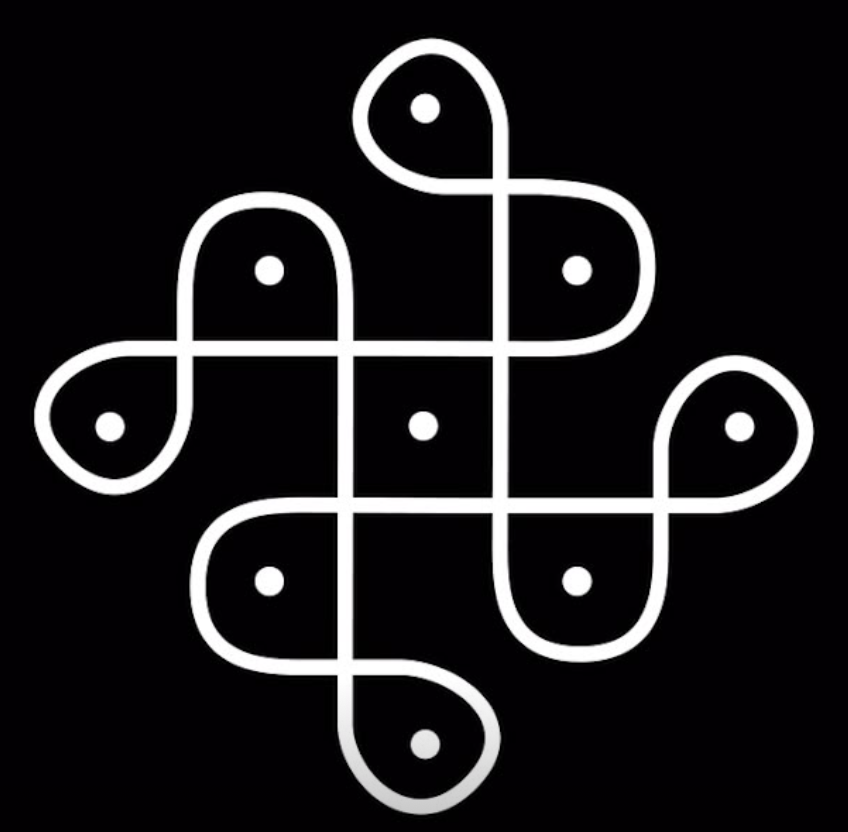
#> input picture assets/kolam.png, 848 x 832 px
$ python kolam_from_image.py ../assets/kolam.png
#> lines starting #> are read from the running program, lines starting #| are printed output that depends on the picture; after the words box and inside, x2 and y2 are one past the last pixel; in counts of white or black regions, pixels touching at a corner belong together; long printed decimals are rounded
# kolam_from_image.py
import sys
import cv2
import numpy as np
import matplotlib.pyplot as plt
from skimage.morphology import skeletonize
from scipy import ndimage
from scipy.interpolate import splprep, splev
import networkx as nx
from sklearn.neighbors import KDTree
from shapely.geometry import Point
from math import cos, sin, radians, atan2, degrees

# -------------------------
# Utility / preprocessing
# -------------------------
def read_and_preprocess(path, show=False):
#> called with path = '../assets/kolam.png', show = False
    img = cv2.imread(path, cv2.IMREAD_GRAYSCALE)
#> img: shape (832, 848); min 0, max 255, mean 27.7
    if img is None:
        raise FileNotFoundError(path)
    # normalize and invert so strokes = 1
    _, th = cv2.threshold(img, 0, 255, cv2.THRESH_BINARY+cv2.THRESH_OTSU)
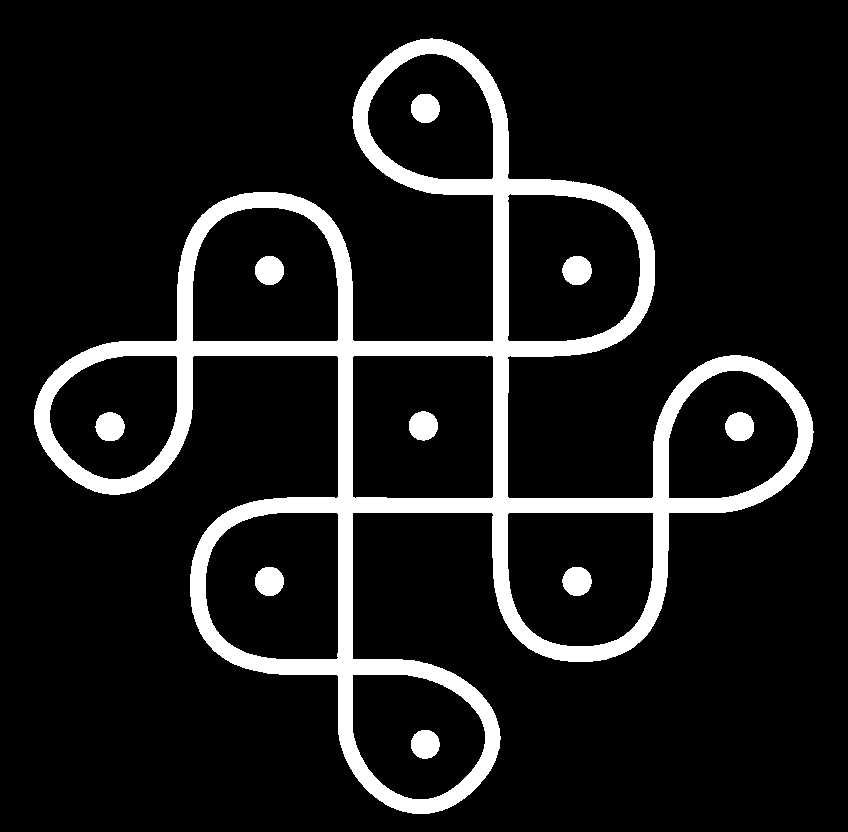
#> th: shape (832, 848); 10.9% white; 10 white regions, largest, box (x1, y1, x2, y2) and area: (34, 38, 814, 814) 71025, (562, 256, 592, 285) 687, (409, 411, 438, 441) 680
    binary = (th == 0).astype(np.uint8)  # strokes black -> 1
    # slight blur + morphological closing to join broken strokes
    binary = cv2.medianBlur((binary*255).astype(np.uint8), 3)//255
#> binary: shape (832, 848); values 0 (black) and 1 (white), 89.1% white; 10 black regions, largest, box (x1, y1, x2, y2) and area: (34, 38, 814, 814) 71041, (562, 256, 592, 285) 687, (409, 411, 438, 441) 680
    kernel = cv2.getStructuringElement(cv2.MORPH_ELLIPSE, (3,3))
    binary = cv2.morphologyEx(binary, cv2.MORPH_CLOSE, kernel)
    if show:
        plt.figure(); plt.title("Binary (strokes=1)"); plt.imshow(binary, cmap='gray'); plt.axis('off')
    return binary

# -------------------------
# Dot (pulli) detection
# -------------------------
def detect_dots(original_gray, binary_strokes):
    # Dots usually are separate small blobs; we find connected components on inverted strokes
    # create image with dots highlighted by distance transform local maxima
    inv = 1 - binary_strokes
    dist = ndimage.distance_transform_edt(inv)
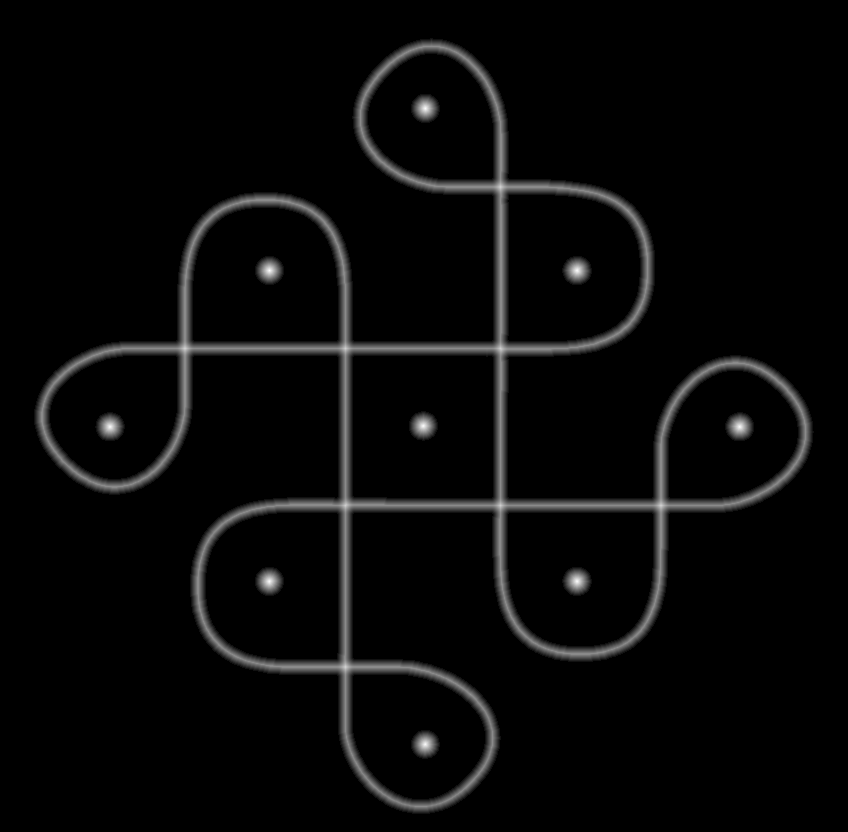
#> dist: shape (832, 848) float64; min 0, max 14.76, mean 0.485; drawn with min black and max white
    # find peaks
    coords = np.column_stack(ndimage.maximum_position(dist))
#> coords = [[270, 269]]
    # fallback: connected components of inv
    labels, n = ndimage.label(inv)
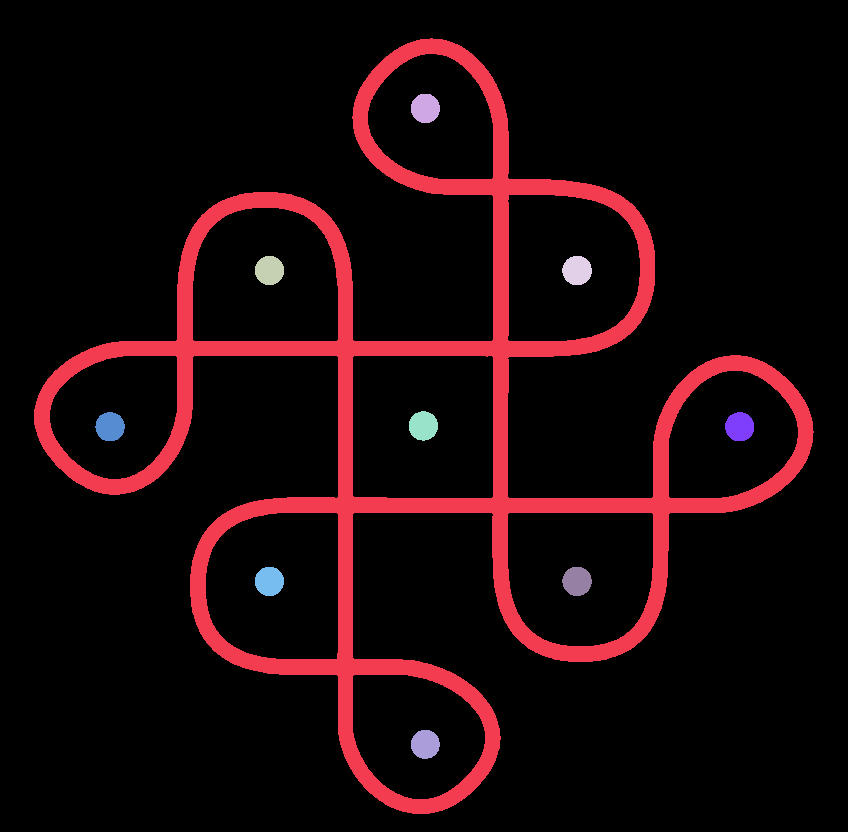
#> labels: shape (832, 848) int32; 11 distinct labels, from 0 to 10; one colour per label, 0 black
#> n = 10
    centers = []
    for lab in range(1, n+1):
        ys, xs = np.where(labels==lab)
        if len(xs)==0: continue
        cx = xs.mean(); cy = ys.mean()
        centers.append((cx, cy))
#> this loop made 10 passes
#> (cx, cy) on passes 1 to 10: (423.5, 426.1), (424.9, 107.9), (269, 270), (576.6, 270), (422.9, 425.4), (109.6, 426.2), (739.2, 426.3), (268.9, 580.9), (576.6, 580.9), (424.9, 743.9)
#> after the loop, centers = [(423.5, 426.1), (424.9, 107.9), (269, 270), (576.6, 270), (422.9, 425.4), (109.6, 426.2), (739.2, 426.3), (268.9, 580.9), (576.6, 580.9), (424.9, 743.9)]
    # dedupe and return
    pts = np.array(centers)
#> pts = [[423.5, 426.1], [424.9, 107.9], [269, 270], [576.6, 270], [422.9, 425.4], [109.6, 426.2], [739.2, 426.3], [268.9, 580.9], [576.6, 580.9], [424.9, 743.9]]
    if pts.size==0:
        return np.zeros((0,2))
    # optionally cluster to remove near duplicates
    tree = KDTree(pts)
    keep = []
    used = set()
    for i,p in enumerate(pts):
        if i in used: continue
        idx = tree.query_radius([p], r=3)[0]
        used.update(idx.tolist())
        keep.append(pts[idx].mean(axis=0))
#> this loop made 10 passes
#> (p, idx) on passes 1, 2, 3, 4, 6, 7, 8, 9, 10: ([423.5, 426.1], [0, 4]), ([424.9, 107.9], [1]), ([269, 270], [2]), ([576.6, 270], [3]), ([109.6, 426.2], [5]), ([739.2, 426.3], [6]), ([268.9, 580.9], [7]), ([576.6, 580.9], [8]), ([424.9, 743.9], [9])
#> after the loop, keep = [[423.2, 425.8], [424.9, 107.9], [269, 270], [576.6, 270], [109.6, 426.2], [739.2, 426.3], [268.9, 580.9], [576.6, 580.9], [424.9, 743.9]]; used = 10 items
    return np.array(keep)

# -------------------------
# Skeletonize strokes and extract paths / junctions
# -------------------------# -------------------------
# Skeletonize strokes and extract paths / junctions
# -------------------------
def skeleton_and_graph(binary_strokes, show=False):
    # skeletonize expects boolean image
    skel = skeletonize(binary_strokes==1).astype(np.uint8)
    if show:
        plt.figure(); plt.title("skeleton"); plt.imshow(skel, cmap='gray'); plt.axis('off')

    H, W = skel.shape

    # neighbors in (x,y) ordering -> (col, row)
    def neighbors_xy(x, y):
        for dy in (-1, 0, 1):
            for dx in (-1, 0, 1):
                if dx == 0 and dy == 0:
                    continue
                nx = x + dx
                ny = y + dy
                if 0 <= ny < H and 0 <= nx < W and skel[ny, nx]:
                    yield (nx, ny)   # return (x, y) style

    # classify pixels: endpoints (degree 1) and junctions (degree > 2)
    endpoints = []
    junctions = []
    for y in range(H):
        for x in range(W):
            if not skel[y, x]:
                continue
            deg = sum(1 for _ in neighbors_xy(x, y))
            if deg == 1:
                endpoints.append((x, y))
            elif deg > 2:
                junctions.append((x, y))

    # anchor points are endpoints + junctions
    node_points = endpoints + junctions
    anchor_map = {pt: i for i, pt in enumerate(node_points)}

    # graph to store edges between anchors
    G = nx.Graph()
    for i, pt in enumerate(node_points):
        G.add_node(i, coord=(pt[0], pt[1]))

    # follow paths starting from an anchor to reach another anchor
    def follow_path(start):
        # start is (x,y) anchor
        x0, y0 = start
        path = [(x0, y0)]
        visited = set()
        visited.add((x0, y0))

        # explore each neighbor branch separately and return list of paths found from this anchor
        found_paths = []

        for nbr in neighbors_xy(x0, y0):
            # start a new branch walk
            branch = [(x0, y0)]
            prev = (x0, y0)
            cur = nbr
            branch_visited = set(branch)
            branch_visited.add(cur)
            branch.append(cur)

            # walk until we hit another anchor or dead end; limit steps to avoid infinite loop
            steps = 0
            MAX_STEPS = H * W  # safety cap
            while steps < MAX_STEPS:
                steps += 1
                cx, cy = cur
                # if cur is an anchor (and not the starting anchor), finish this branch
                if cur in anchor_map and cur != start:
                    found_paths.append(branch.copy())
                    break

                # get neighbors of current pixel excluding the previous pixel
                nbrs = [p for p in neighbors_xy(cx, cy) if p != prev]

                # remove already visited on this branch to avoid loops
                nbrs = [p for p in nbrs if p not in branch_visited]

                if not nbrs:
                    # dead end
                    break

                # choose first neighbor to continue (skeleton is thin; this suffices)
                nxt = nbrs[0]
                branch.append(nxt)
                branch_visited.add(nxt)
                prev = cur
                cur = nxt

            # end branch
        return found_paths

    # iterate over anchors and add edges for each path found
    for start in node_points:
        paths_from_anchor = follow_path(start)
        a = anchor_map[start]
        for branch in paths_from_anchor:
            end_pt = branch[-1]
            if end_pt not in anchor_map:
                continue
            b = anchor_map[end_pt]
            # build coords in (x,y) order for storage
            coords = [(int(p[0]), int(p[1])) for p in branch]
            # avoid duplicate edges (undirected)
            if not G.has_edge(a, b):
                G.add_edge(a, b, pixels=coords)

    return skel, G

# -------------------------
# Fit parametric spline to a path
# -------------------------
def fit_spline(path_pixels, smooth=1e-1, k=3):
    # path_pixels: list of (x,y)
    pts = np.array(path_pixels)
    if pts.shape[0] < 4:
        # fallback: poly fit
        x = pts[:,0]; y = pts[:,1]
        # attempt line fit
        A = np.vstack([x, np.ones_like(x)]).T
        m,c = np.linalg.lstsq(A, y, rcond=None)[0]
        return {'type':'line','m':m,'c':c,'pts':pts}
    # parametrize by arc length t
    d = np.sqrt(((np.diff(pts, axis=0))**2).sum(axis=1))
    t = np.hstack(([0], np.cumsum(d)))
    t = t / t[-1]
    try:
        tck, u = splprep([pts[:,0], pts[:,1]], u=t, s=smooth, k=min(k, pts.shape[0]-1))
        return {'type':'spline','tck':tck, 'pts':pts}
    except Exception as e:
        # fallback to piecewise linear
        return {'type':'polyline','pts':pts}

def spline_to_equation(tck, name="S"):
    # we cannot print closed-form; present parametric form with control points
    ctrlx, ctrly = tck[1]
    knots = tck[0]
    degree = tck[2]
    # return a readable representation
    return f"{name}(t): parametric B-spline of degree {degree} with {len(ctrlx)} control points. Use scipy.interpolate.splev to evaluate."

# -------------------------
# Fit circle (optional)
# -------------------------
def fit_circle(pts):
    # algebraic circle fit (Taubin)
    x = pts[:,0]; y = pts[:,1]
    A = np.column_stack([2*x, 2*y, np.ones_like(x)])
    b = x**2 + y**2
    c,_,_,_ = np.linalg.lstsq(A,b, rcond=None)
    a, b_c, c_c = c
    cx = a; cy = b_c; r = np.sqrt(c_c + cx**2 + cy**2)
    return {'cx':cx,'cy':cy,'r':r}

# -------------------------
# Symmetry detection
# -------------------------
def detect_rotational_symmetry(points, max_n=12, tol=4.0):
    # points: Nx2 array in (x,y)
    # center at centroid
    pts = np.array(points)
    center = pts.mean(axis=0)
    rel = pts - center
    tree = KDTree(rel)
    for n in range(max_n,1,-1):
        ok = True
        theta = 360.0/n
        R = lambda ang: np.array([[cos(radians(ang)),-sin(radians(ang))],[sin(radians(ang)),cos(radians(ang))]])
        for k in range(1,n):
            rot = rel @ R(k*theta).T
            dists, _ = tree.query(rot, k=1)
            if np.median(dists) > tol:
                ok = False
                break
        if ok:
            return {'rotational_order': n, 'center': tuple(center)}
    return {'rotational_order': 1, 'center': tuple(center)}

def detect_reflection_symmetry(points, tol=4.0, angle_res=2.0):
    pts = np.array(points)
    center = pts.mean(axis=0)
    rel = pts - center
    tree = KDTree(rel)
    for a in np.arange(0,180, angle_res):
        # reflect across line at angle a through origin: matrix
        ang = radians(a)
        R = np.array([[cos(2*ang), sin(2*ang)],[sin(2*ang), -cos(2*ang)]])
        reflected = rel @ R.T
        dists,_ = tree.query(reflected, k=1)
        if np.median(dists) < tol:
            return {'reflection_axis_angle_deg': a, 'center': tuple(center)}
    return None

# -------------------------
# Main flow
# -------------------------
def analyze_image(path, show=False):
    binary = read_and_preprocess(path, show=False)
    # detect dots using distance peaks on inverted strokes
    gray = cv2.imread(path, cv2.IMREAD_GRAYSCALE)
    dots = detect_dots(gray, binary)
#> dots has the same summary as keep in detect_dots
    skel, G = skeleton_and_graph(binary, show=False)
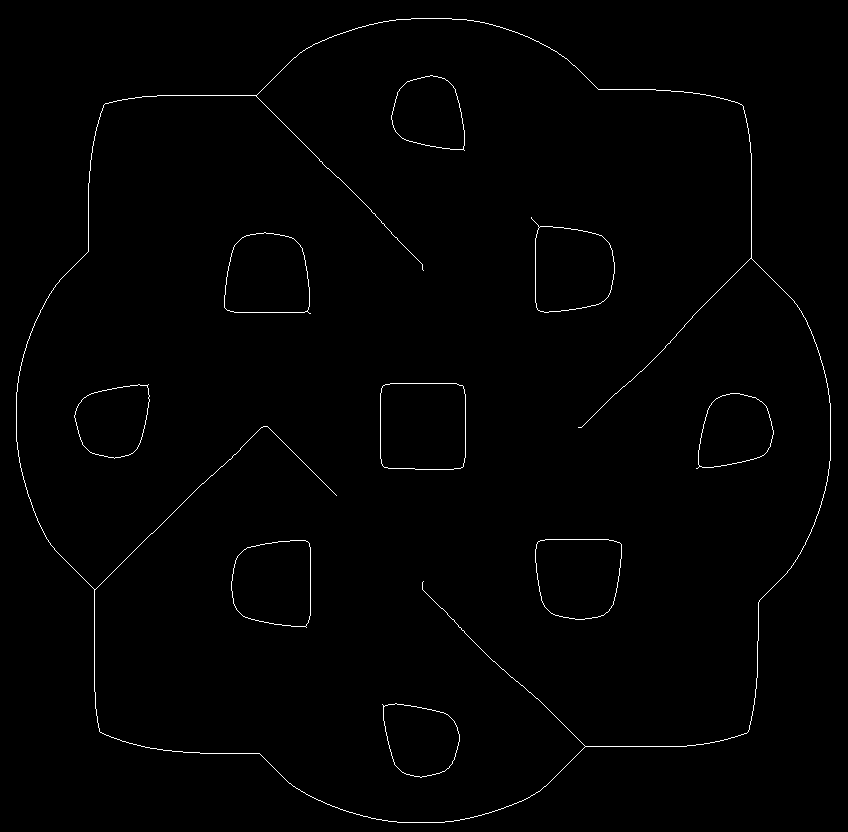
#> skel: shape (832, 848); values 0 (black) and 1 (white), 0.81% white in thin lines or dots
    # collect all path points for symmetry / grid inference
    all_pts = []
    fits = []
    for u,v,data in G.edges(data=True):
        pixels = data['pixels']  # list of (x,y)
        pts = np.array(pixels)
        all_pts.append(pts)
        fit = fit_spline(pts, smooth=1e-1)
        fits.append(((u,v), fit))
#> this loop made 41 passes
#> (v, x in fit_spline, y in fit_spline, A in fit_spline, m in fit_spline, c in fit_spline) on passes 1, 5, 10, 11, 13, 14, 16: (16, [464, 463], [150, 149], [[464, 1], [463, 1]], 1, -314), (25, [148, 147], [384, 385], [[148, 1], [147, 1]], -1, 532), (33, [306, 305], [627, 626], [[306, 1], [305, 1]], 1, 321), (34, [382, 383], [704, 705], [[382, 1], [383, 1]], 1, 322), (12, [255, 256], [95, 95], [[255, 1], [256, 1]], -1.51e-15, 95), (13, [255, 256], [95, 96], [[255, 1], [256, 1]], 1, -160), (13, [256, 256], [95, 96], [[256, 1], [256, 1]], 0.373, 0.00146)
#> v on passes 3, 6, 8, 9, 12, 15: 13, 19, 31, 38, 30, 18
#> after the loop, all_pts = 41 items; fits = 41 items
    all_pts_flat = np.vstack(all_pts) if all_pts else np.zeros((0,2))
#> all_pts_flat = 4578 pairs, first value 16 to 830, second value 18 to 822
    # symmetry detection using nodes + sampled path points
    sampled = all_pts_flat[np.linspace(0, all_pts_flat.shape[0]-1, min(300, all_pts_flat.shape[0])).astype(int)] if all_pts_flat.shape[0]>0 else np.zeros((0,2))
#> sampled = 300 pairs, first value 16 to 830, second value 18 to 822
    rot = detect_rotational_symmetry(sampled, max_n=12, tol=3.5)
#> in detect_rotational_symmetry, `pts = np.array(points)`: pts has the same summary as sampled in analyze_image
#> in detect_rotational_symmetry, `center = pts.mean(axis=0)`: center = [412.2, 413.5]
#> in detect_rotational_symmetry, `rel = pts - center`: rel = 300 pairs, first value -396.2 to 417.8, second value -395.5 to 408.5
#> rot = {'rotational_order': 1, 'center': (412.2, 413.5)}
    refl = detect_reflection_symmetry(sampled, tol=3.5)
#> in detect_reflection_symmetry, `pts = np.array(points)`: pts has the same summary as sampled in analyze_image
#> in detect_reflection_symmetry, `center = pts.mean(axis=0)`: center = [412.2, 413.5]
    # grid spacing: if dots exist, compute nearest neighbor distance avg
    grid_spacing = None
    if dots.shape[0]>1:
        tree = KDTree(dots)
        dists, _ = tree.query(dots, k=2)
#> dists = [[0, 218.2], [0, 222], [0, 219.2], [0, 218.7], [0, 222.1], [0, 224.3], [0, 218.8], [0, 218.2], [0, 222.7]]
        nn = dists[:,1]
#> nn = [218.2, 222, 219.2, 218.7, 222.1, 224.3, 218.8, 218.2, 222.7]
        grid_spacing = float(np.median(nn))
#> grid_spacing = 219.2
    result = {
        'dots': dots,
        'graph': G,
        'fits': fits,
        'rotational_symmetry': rot,
        'reflection_symmetry': refl,
        'grid_spacing': grid_spacing
    }
    if show:
        plt.figure(figsize=(6,6))
        # plot original
        img = cv2.imread(path)
#> img is the input picture: shape (832, 848, 3); mean B, G, R 30.1, 27.7, 29.3
        plt.imshow(cv2.cvtColor(img, cv2.COLOR_BGR2RGB)); plt.axis('off')
        # overlay nodes
        if dots.size>0:
            plt.scatter(dots[:,0], dots[:,1], s=20, c='yellow')
        # overlay skeleton paths and control points
        for (u,v), fit in fits:
            pts = np.array(G.edges[u,v]['pixels'])
            plt.plot(pts[:,0], pts[:,1], linewidth=1)
            if fit['type']=='spline':
                tck = fit['tck']
                u_eval = np.linspace(0,1,200)
                x,y = splev(u_eval, tck)
                plt.plot(x,y, linewidth=1)
#> this loop made 41 passes
#> (u, v, pts) on passes 1, 4, 5, 7, 10, 11, 13, 14, 16, 18, 19, 20: (0, 16, [[464, 150], [463, 149]]), (3, 23, [[310, 313], [309, 313], [308, 312], [307, 311]]), (4, 25, [[148, 384], [147, 385]]), (6, 28, [[696, 468], [697, 468], [698, 467], [699, 466]]), (9, 33, [[306, 627], [305, 626]]), (10, 34, [[382, 704], [383, 705]]), (11, 12, [[255, 95], [256, 95]]), (11, 13, [[255, 95], [256, 96]]), (12, 13, [[256, 95], [256, 96]]), (14, 16, [[463, 148], [463, 149]]), (15, 16, [[462, 149], [463, 149]]), (18, 19, [[751, 257], [750, 258]])
        plt.title(f"rot order {rot['rotational_order']} spacing {grid_spacing}")
        plt.show()
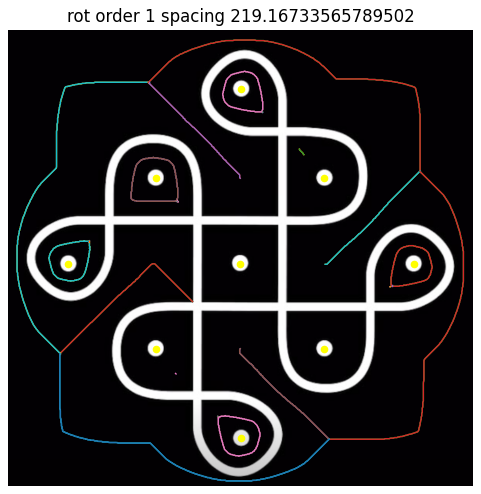
#> figure drawn by matplotlib, 1 panel
    return result

# -------------------------
# Example usage (CLI)
# -------------------------
if __name__ == "__main__":
    if len(sys.argv) < 2:
        print("Usage: python kolam_from_image.py path/to/kolam.png")
        sys.exit(1)
    path = sys.argv[1]
    res = analyze_image(path, show=True)
#> res = 6 items
    # Print readable equations for first few fits
    print("Grid spacing (median NN of dots):", res['grid_spacing'])
#| Grid spacing (median NN of dots): 219.167
    print("Rotational symmetry:", res['rotational_symmetry'])
#| Rotational symmetry: {'rotational_order': 1, 'center': (412.21, 413.453)}
    print("Reflection symmetry:", res['reflection_symmetry'])
#| Reflection symmetry: None
    cnt = 0
    for (u,v), fit in res['fits']:
        cnt += 1
        if cnt>10: break
        print("Edge", (u,v), "fit type:", fit['type'])
        if fit['type']=='line':
            print(f"  Line y = {fit['m']:.4f} x + {fit['c']:.4f}")
        elif fit['type']=='spline':
            print("  Spline: use scipy tck (parametric). Summary:", spline_to_equation(fit['tck'], name=f"Edge{u}_{v}"))
        elif fit['type']=='polyline':
            print("  Polyline with N pts:", fit['pts'].shape[0])
#> this loop made 11 passes
#> v on passes 1, 3, 5, 6, 8, 9, 10, 11: 16, 13, 25, 19, 31, 38, 33, 34
#> (v, ctrlx in spline_to_equation, ctrly in spline_to_equation, knots in spline_to_equation) on passes 2, 4, 7: (17, [530.9, 531.3, 534.4, 536.6, 538.4, 537.9, 539], [217, 219.1, 221, 223.7, 225.2, 226.7, 227], [0, 0, 0, 0, 0.5, 0.712, 0.819, 1, 1, 1, 1]), (23, [310, 308.5, 308.1, 307], [313, 313.6, 311.5, 311], [0, 0, 0, 0, 1, 1, 1, 1]), (28, [696, 697.5, 697.9, 699], [468, 468.6, 466.5, 466], [0, 0, 0, 0, 1, 1, 1, 1])
#> (printed output is left out)
#> after the loop, cnt = 11
    print("Done.")

    import pickle
    with open("kolam_extraction.pkl", "wb") as f:
        pickle.dump(res, f)
    print("Saved kolam_extraction.pkl")
